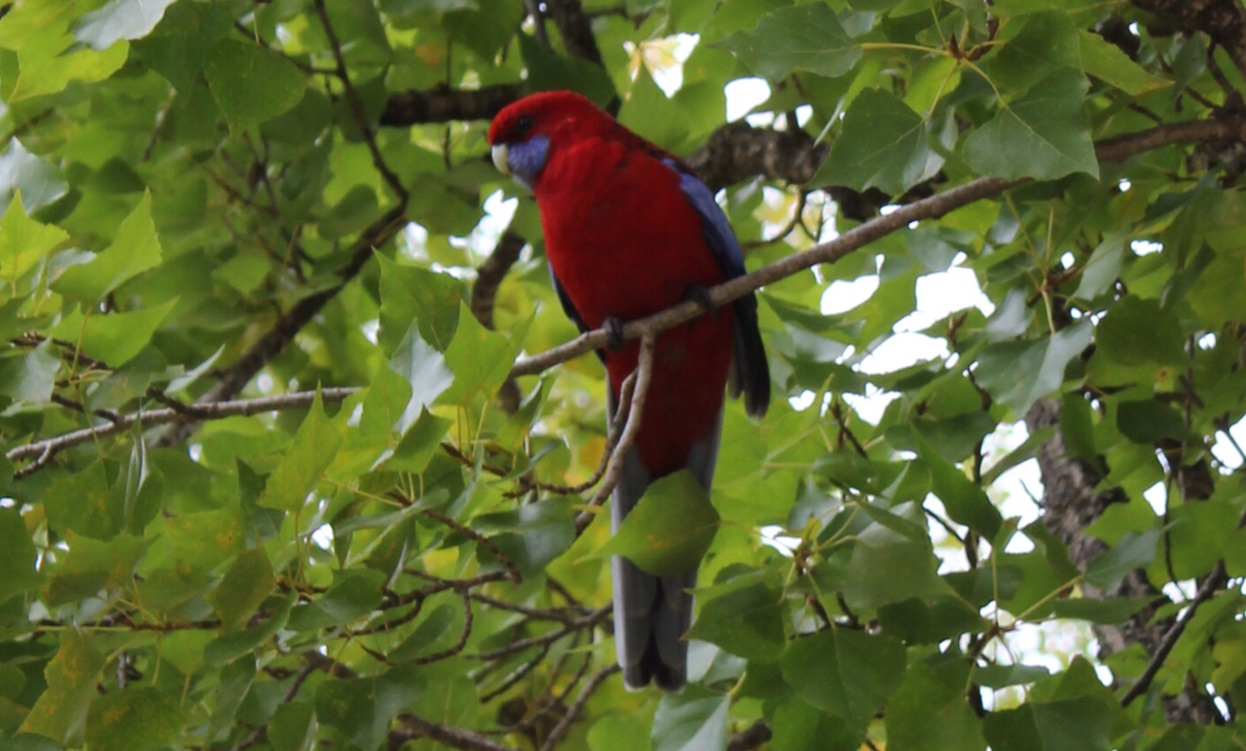
#> input picture Assignment/Tugas/Tugas 2/bird.jpeg, 1246 x 751 px
$ python Tugas2.py
#> lines starting #> are read from the running program, lines starting #| are printed output that depends on the picture; after the words box and inside, x2 and y2 are one past the last pixel; in counts of white or black regions, pixels touching at a corner belong together
# Mengimport imageio, matplotlib dan numpy lalu mengaliaskan dengan plt dan np
import imageio
import matplotlib .pyplot as plt
import numpy as np

# Memanggil magic function untuk memudahkan pengerjaan pada jupyter
# %matplotlib inline

# Membaca gambar, lalu menyimpannya dalam variabel img
img = imageio.imread("bird.jpeg")
#> img is the input picture: shape (751, 1246, 3); mean R, G, B 90.7, 100.1, 50

# Mengubah format gambar dari 8-bit / 255 menjadi skala 0-1 per warna
img= img.astype(np.float64)/255

# Mengekstrak hanya warna merah pada img, parameter yang lain dibiarkan
red= img[:,:,0]

# Mengekstrak hanya warna hijau, lalu menambahkan nilai sebanyak 0.1
green= img[:,:,1] + 0.1

# Membagi nilai pixel red dan green lalu menyimpannya ke variabel divider
divider= red/green
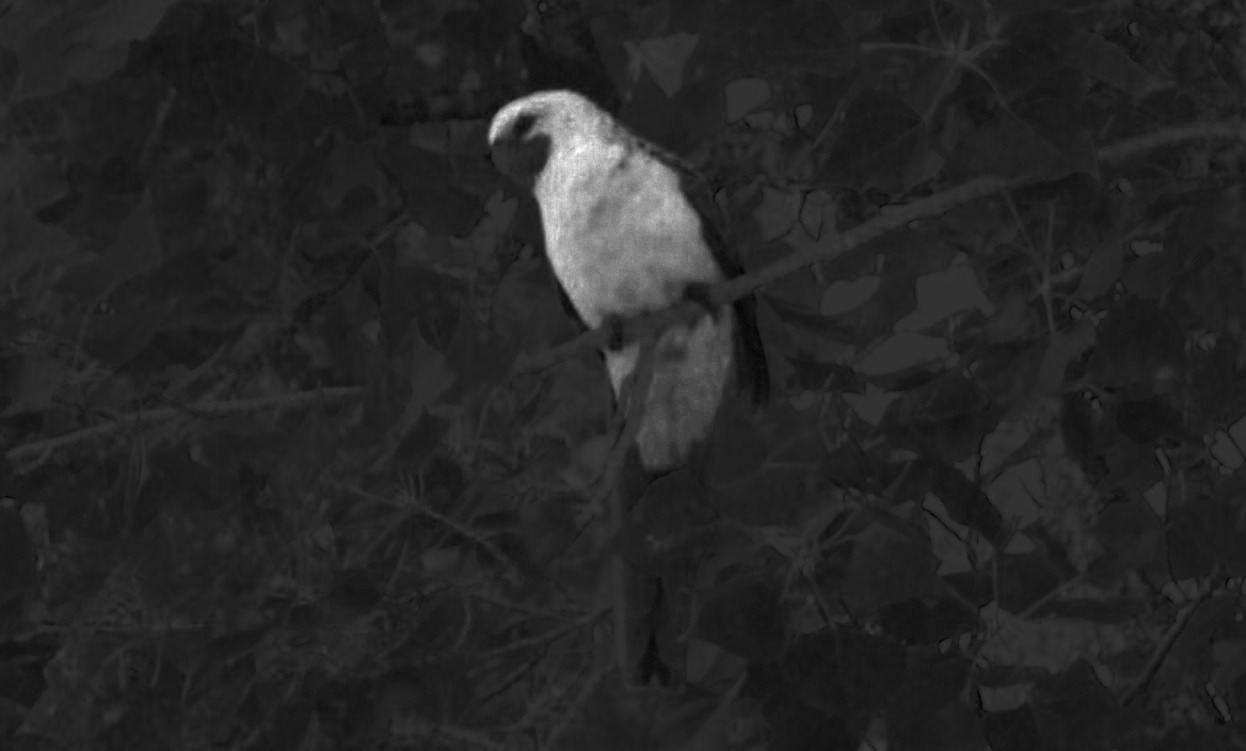
#> divider: shape (751, 1246) float64; min 0.182, max 3.88, mean 0.74; drawn with min black and max white

# Operasi Threshold, jika nilai pixel lebih besar dari 1 menjadi true, kalau tidak diubah menjadi 0
r= (divider>1)*divider
red= r/r.max()

# Mengkonversi citra menjadi gambar gray scale dengan operasi perkalian array numpy
gray= np.dot(img[:,:,:],[0.2989, 0.5870, 0.1140])
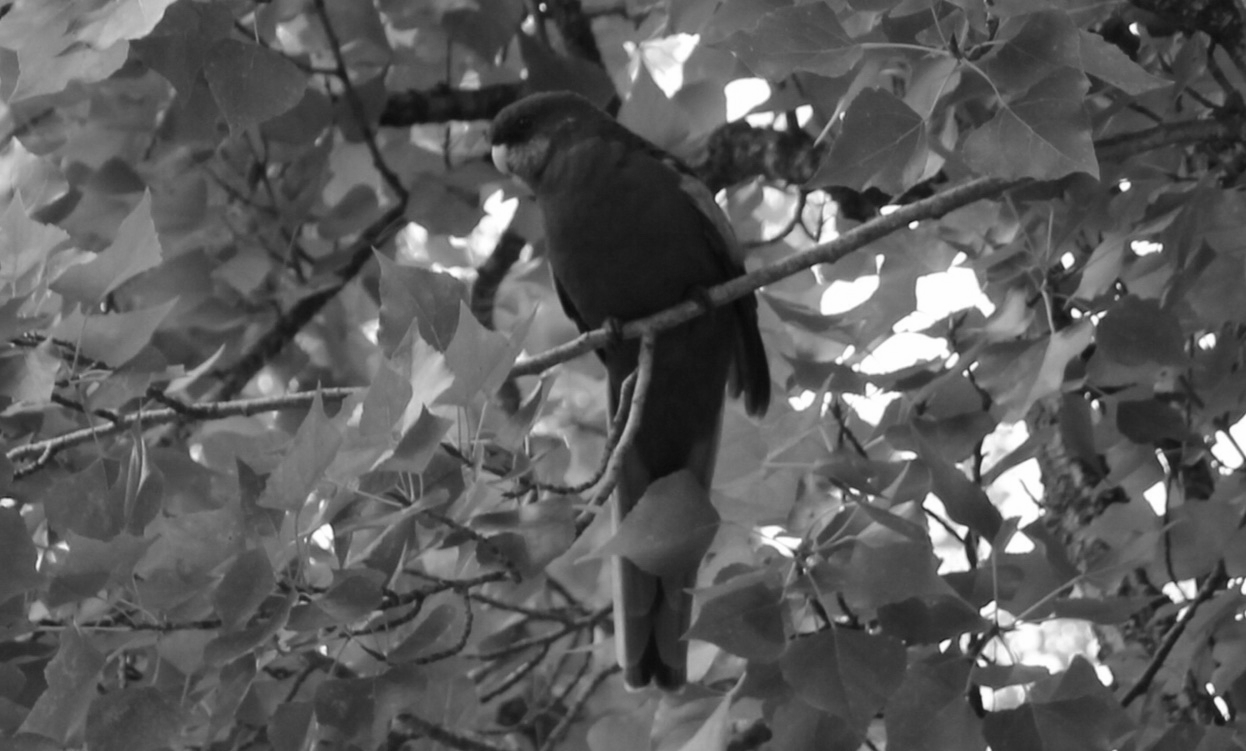
#> gray: shape (751, 1246) float64; min 0.0308, max 1, mean 0.359

# Mengubah unsur ke dalam format integer 8 bit
b= (gray*255.0).astype(np.uint8) & 0xc0
b= b.astype(np.float64)/255

# Menyimpan semua pixel yang bernilai 0
m= (b==0)
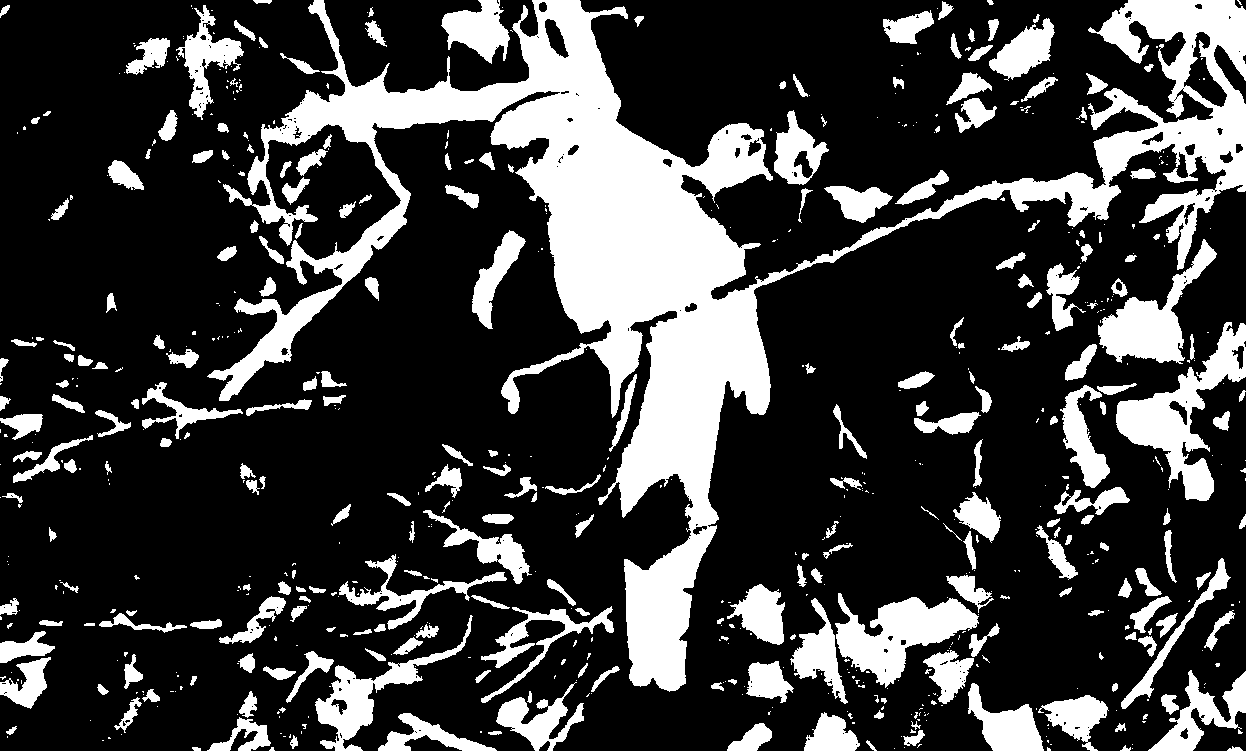
#> m: shape (751, 1246) bool; 24.4% white; 664 white regions (403 under 20 px), largest, box (x1, y1, x2, y2) and area: (207, 0, 1246, 692) 117924, (1116, 322, 1246, 501) 7433, (835, 593, 979, 688) 6328

# Mengubah unsur b dengan mengalikannya dengan invers, disimpan ke bg
bg= (1-m)*b

# Unsur Merah diganti dengan hasil kali dari variabel m dan r sebelumnya, kemudian hasil operasi disimpan dalam bentuk array
c= np.dstack((m*red+bg, bg, bg))
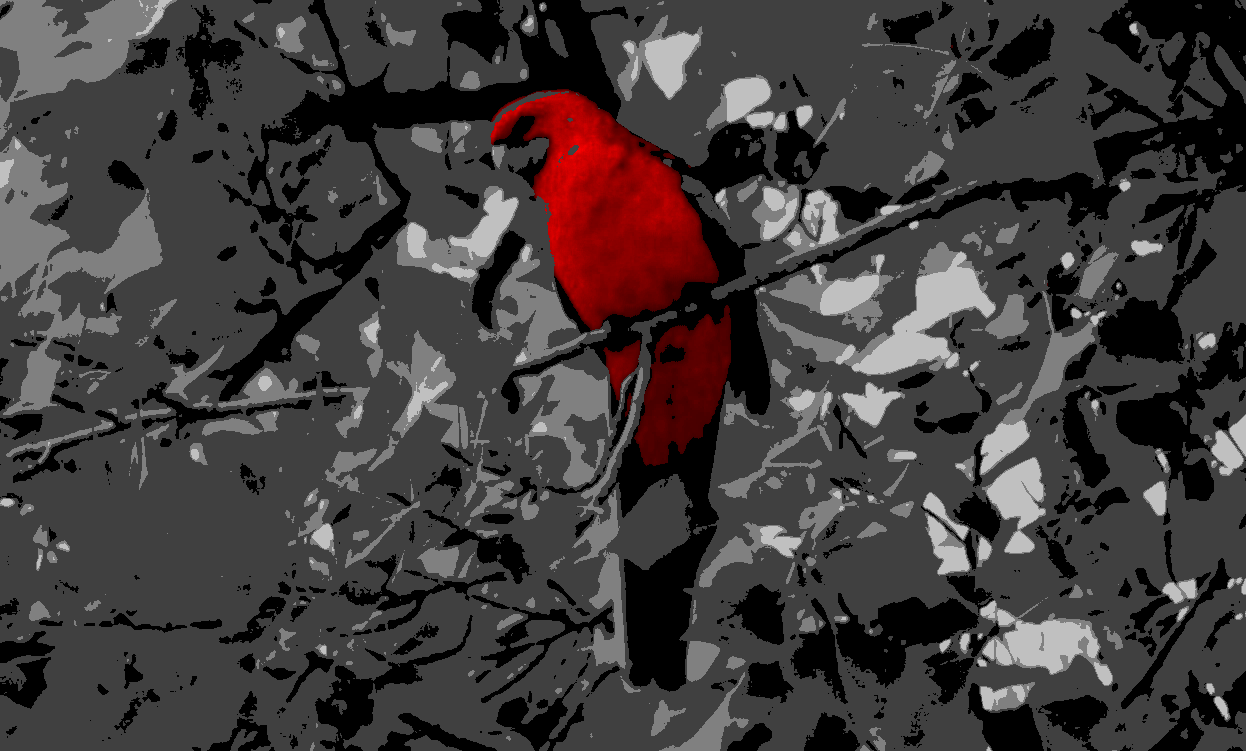
#> c: shape (751, 1246, 3) float64; mean of channels 0, 1, 2 0.256, 0.235, 0.235; drawn as R, G, B

# Menunjukkan gambar hasil
plt.imshow(c)
